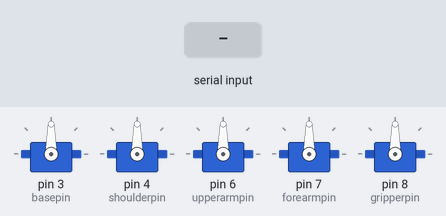
This sketch was run on a simulated Arduino Uno, built with avr-gcc and run on an emulated ATmega328P. Shown: 5 × servo. Inputs (shaded band) come from the test bench.

Above: at 1.2 s.
1.3 s: "30,150,10\n" received over Serial
At 2.3 s:
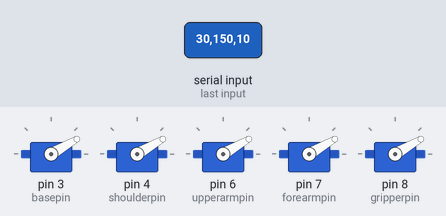
2.8 s: "5\n" received over Serial
At 3.4 s:
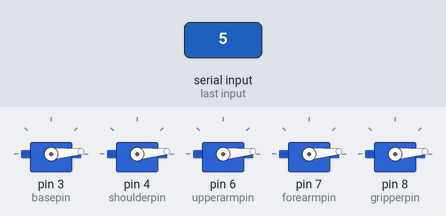
4.3 s: "200\n" received over Serial
At 4.6 s:
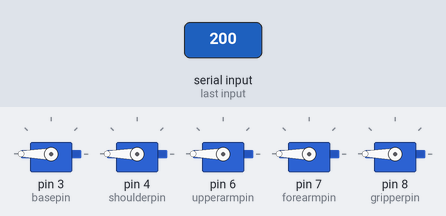
5.8 s: "90,45,200\n" received over Serial
At 6.9 s:
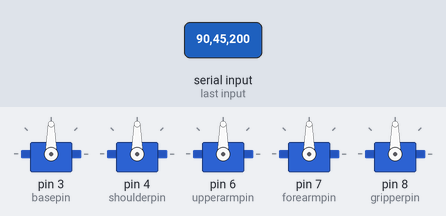
7.3 s: "30,150\n" received over Serial
At 8.0 s:
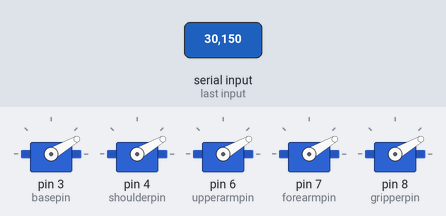
Timing chart, 0 to 9.8 s (numbered marks = the images above; inputs shaded):
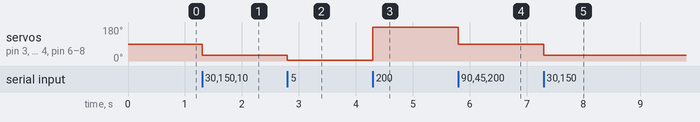

Measured:
- after the input at 1.3 s, servo on pin 3 (basepin), servo on pin 4 (shoulderpin), servo on pin 6 (upperarmpin), servo on pin 7 (forearmpin), servo on pin 8 (gripperpin): 90° → 30° at once
- after the input at 2.8 s, servo on pin 3 (basepin), servo on pin 4 (shoulderpin), servo on pin 6 (upperarmpin), servo on pin 7 (forearmpin), servo on pin 8 (gripperpin): 30° → 5° at once
- after the input at 4.3 s, servo on pin 3 (basepin), servo on pin 4 (shoulderpin), servo on pin 6 (upperarmpin), servo on pin 7 (forearmpin), servo on pin 8 (gripperpin): 5° → 180° at once
- after the input at 5.8 s, servo on pin 3 (basepin), servo on pin 4 (shoulderpin), servo on pin 6 (upperarmpin), servo on pin 7 (forearmpin), servo on pin 8 (gripperpin): 180° → 90° at once
- after the input at 7.3 s, servo on pin 3 (basepin), servo on pin 4 (shoulderpin), servo on pin 6 (upperarmpin), servo on pin 7 (forearmpin), servo on pin 8 (gripperpin): 90° → 30° at once

The sketch:

manuel_control.ino
```cpp
#include <Servo.h>

Servo base, shoulder, upperarm, forearm, gripper;

int basepin = 3;
int shoulderpin = 4;
int upperarmpin = 6;
int forearmpin = 7;
int gripperpin = 8;

void setup() {
  Serial.begin(115200);
  base.attach(basepin);
  shoulder.attach(shoulderpin);
  upperarm.attach(upperarmpin);
  forearm.attach(forearmpin);
  gripper.attach(gripperpin);
}

void loop() {
  if (Serial.available()) {
    String inString = Serial.readStringUntil('\n');

    int baseVal = inString.substring(inString.indexOf('a') + 1, inString.indexOf('b')).toInt();
    int shoulderVal = inString.substring(inString.indexOf('b') + 1, inString.indexOf('c')).toInt();
    int upperarmVal = inString.substring(inString.indexOf('c') + 1, inString.indexOf('d')).toInt();
    int forearmVal = inString.substring(inString.indexOf('d') + 1, inString.indexOf('e')).toInt();
    int gripperVal = inString.substring(inString.indexOf('e') + 1, inString.indexOf('f')).toInt();

    base.write(baseVal);
    shoulder.write(shoulderVal);
    upperarm.write(upperarmVal);
    forearm.write(forearmVal);
    gripper.write(gripperVal);
  }
}
```
